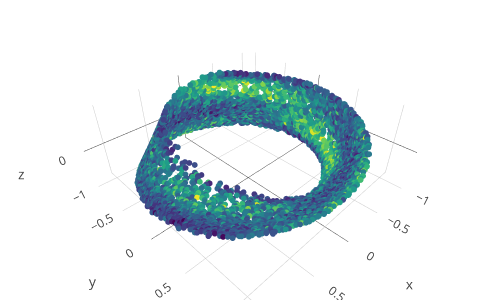

Notebook source saved alongside this figure:
### Code cell
# plot the 3D embedding
plot_3d(fibred_embedding, color = energies, size=2, width=500, height=300)

### Figure 1 — Plotly figure (JSON) as saved in the notebook; plotly's stock layout.template omitted (floating-point values rounded to 4 significant figures; data arrays with more than 128 entries replaced by an {"elided": "..."} marker saying what was removed)
{"data": [{"marker": {"color": {"elided": "4998 float values"}, "colorscale": [[0, "#440154"], [0.1111, "#482878"], [0.2222, "#3e4989"], [0.3333, "#31688e"], [0.4444, "#26828e"], [0.5556, "#1f9e89"], [0.6667, "#35b779"], [0.7778, "#6ece58"], [0.8889, "#b5de2b"], [1, "#fde725"]], "opacity": 1, "size": 2}, "mode": "markers", "type": "scatter3d", "x": {"elided": "4998 float values"}, "y": {"elided": "4998 float values"}, "z": {"elided": "4998 float values"}}], "layout": {"height": 300, "margin": {"b": 0, "l": 0, "r": 0, "t": 0}, "scene": {"aspectmode": "data"}, "title": {"text": ""}, "width": 500}}
